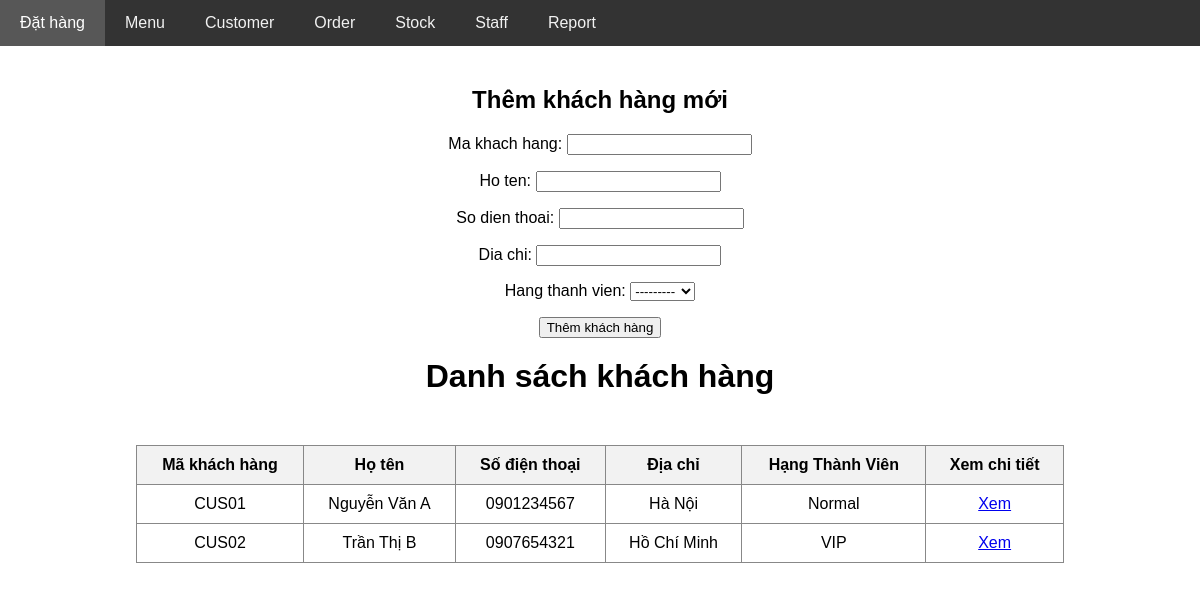
The app's page /core/customer/, older data.
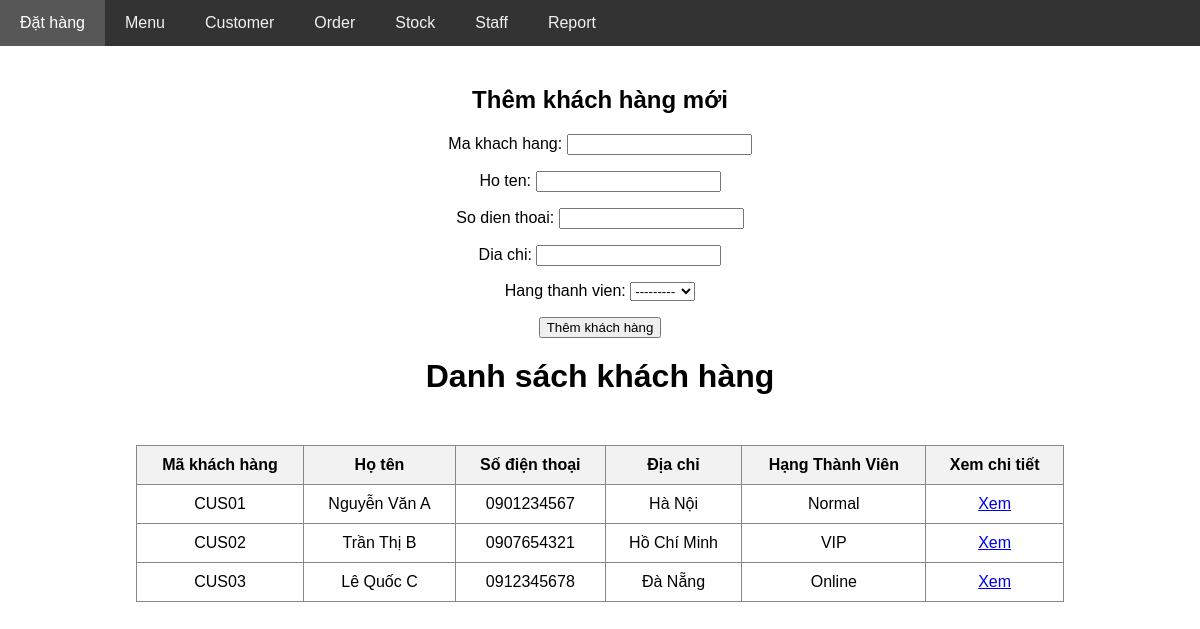
The same page, newer data.
### core/models.py (models this page shows, shortened)
class Customer(models.Model):
    class TypeChoices(models.TextChoices):
        NORMAL = 'Normal'
        VIP = 'VIP'
        ONLINE = 'Online'
    ma_khach_hang = models.CharField(max_length=10, unique=True)
    ho_ten = models.CharField(max_length=200)
    so_dien_thoai = models.CharField(max_length=15)
    dia_chi = models.CharField(max_length=200)
    hang_thanh_vien = models.CharField(max_length=20, choices=TypeChoices.choices)

### core/views.py (the view)
# urls.py: path('customer/', views.show_customer, name='show_customer'),
def show_customer(request):
    if request.method == 'POST':
        form = CustomerForm(request.POST)
        if form.is_valid():
            form.save()
    form = CustomerForm()
    customers = Customer.objects.all()
    return render(request, 'customer/show_customer.html', {
        'customers': customers,
        'CustomerForm': form
    })

### core/forms.py
class CustomerForm(forms.ModelForm):
    class Meta:
        model = Customer
        fields = ['ma_khach_hang', 'ho_ten', 'so_dien_thoai', 'dia_chi', 'hang_thanh_vien']

### core/templates/customer/show_customer.html (shortened to what this page needs)
{% extends 'layout.html' %}
{% block body %}
<div>
    <h2 style="text-align: center;">Thêm khách hàng mới</h2>
    <form method="POST" style="text-align: center;">
        {{ CustomerForm.as_p }}
        <button type="submit">Thêm khách hàng</button>
    </form>
</div>
<h1>Danh sách khách hàng</h1>
<div style="display: flex; justify-content: center; margin-top: 30px;">
    <table border="1" style="text-align: center;">
        <tr>
            <th>Mã khách hàng</th>
            <th>Họ tên</th>
            <th>Số điện thoại</th>
            <th>Địa chỉ</th>
            <th>Hạng Thành Viên</th>
            <th>Xem chi tiết</th>
        </tr>
        {% for customer in customers %}
            <tr>
                <td> {{customer.ma_khach_hang}} </td>
                <td> {{customer.ho_ten}} </td>
                <td> {{customer.so_dien_thoai}} </td>
                <td> {{customer.dia_chi}} </td>
                <td> {{customer.hang_thanh_vien}} </td>
                <td>
                    <a href="{% url 'show_customer_detail' customer.id %}">Xem</a>
                </td>
        {% endfor %}
    </table>
</div>
{% endblock %}

Row changes from the older to the newer data that the page shows:
added Customer: ma_khach_hang "CUS03", ho_ten "Lê Quốc C", so_dien_thoai "0912345678", dia_chi "Đà Nẵng", hang_thanh_vien "Online"
